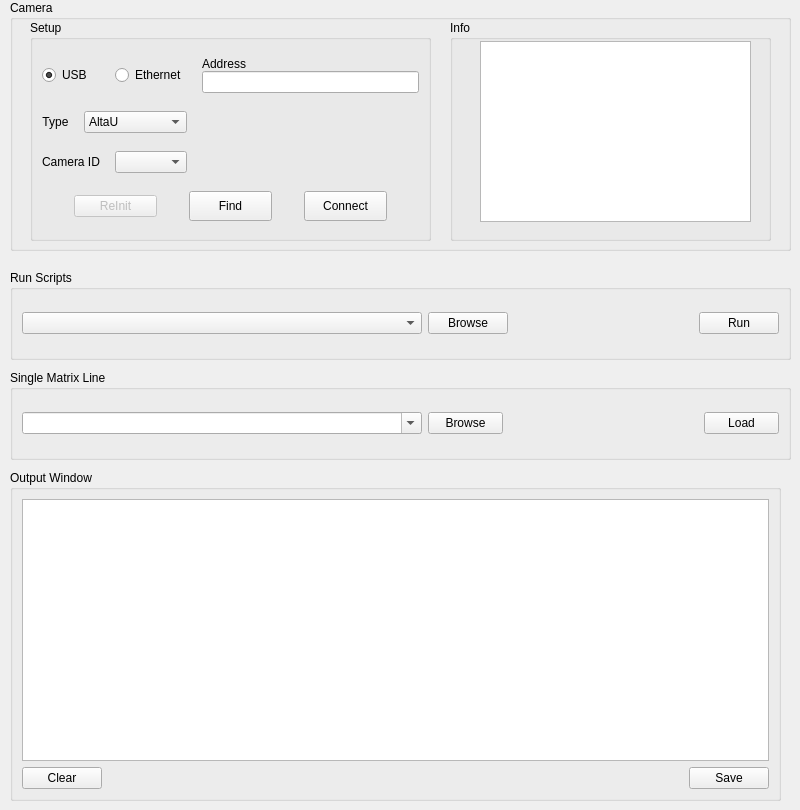
     <widget class="QWidget" name="tabSetup">
      <attribute name="title">
       <string>Setup</string>
      </attribute>
      <widget class="QGroupBox" name="gbSetupCamera">
       <property name="geometry">
        <rect>
         <x>10</x>
         <y>0</y>
         <width>781</width>
         <height>251</height>
        </rect>
       </property>
       <property name="cursor">
        <cursorShape>ArrowCursor</cursorShape>
       </property>
       <property name="title">
        <string>Camera</string>
       </property>
       <widget class="QGroupBox" name="gbCamSetup">
        <property name="geometry">
         <rect>
          <x>20</x>
          <y>20</y>
          <width>401</width>
          <height>221</height>
         </rect>
        </property>
        <property name="title">
         <string>Setup</string>
        </property>
        <layout class="QGridLayout" name="gridLayout_24">
         <property name="horizontalSpacing">
          <number>15</number>
         </property>
         <property name="verticalSpacing">
          <number>10</number>
         </property>
         <item row="0" column="0" colspan="3">
          <layout class="QHBoxLayout" name="horizontalLayout_4">
           <item>
            <widget class="QRadioButton" name="rbCamUsb">
             <property name="text">
              <string>USB</string>
             </property>
             <property name="checked">
              <bool>true</bool>
             </property>
            </widget>
           </item>
           <item>
            <widget class="QRadioButton" name="rbCamEthernet">
             <property name="text">
              <string>Ethernet</string>
             </property>
            </widget>
           </item>
          </layout>
         </item>
         <item row="0" column="3">
          <layout class="QVBoxLayout" name="verticalLayout">
           <item>
            <widget class="QLabel" name="lblCamAddress">
             <property name="text">
              <string>Address</string>
             </property>
            </widget>
           </item>
           <item>
            <widget class="QLineEdit" name="editCamAddress"/>
           </item>
          </layout>
         </item>
         <item row="1" column="0">
          <widget class="QLabel" name="lblCamType">
           <property name="text">
            <string>Type</string>
           </property>
           <property name="alignment">
            <set>Qt::AlignCenter</set>
           </property>
          </widget>
         </item>
         <item row="1" column="1" colspan="2">
          <widget class="QComboBox" name="cbCamType">
           <property name="editable">
            <bool>false</bool>
           </property>
           <item>
            <property name="text">
             <string>AltaU</string>
            </property>
           </item>
           <item>
            <property name="text">
             <string>AltaE</string>
            </property>
           </item>
           <item>
            <property name="text">
             <string>Ascent</string>
            </property>
           </item>
           <item>
            <property name="text">
             <string>AltaF</string>
            </property>
           </item>
           <item>
            <property name="text">
             <string>Aspen</string>
            </property>
           </item>
           <item>
            <property name="text">
             <string>Quad</string>
            </property>
           </item>
           <item>
            <property name="text">
             <string>HiC</string>
            </property>
           </item>
          </widget>
         </item>
         <item row="2" column="0" colspan="2">
          <widget class="QLabel" name="lblCamCfg">
           <property name="text">
            <string>Camera ID</string>
           </property>
           <property name="alignment">
            <set>Qt::AlignCenter</set>
           </property>
          </widget>
         </item>
         <item row="2" column="2">
          <widget class="QComboBox" name="cbCamCfg">
           <property name="editable">
            <bool>false</bool>
           </property>
          </widget>
         </item>
         <item row="3" column="0" colspan="4">
          <layout class="QHBoxLayout" name="horizontalLayout_12">
           <item>
            <widget class="QPushButton" name="btnSetupReInit">
             <property name="enabled">
              <bool>false</bool>
             </property>
             <property name="maximumSize">
              <size>
               <width>83</width>
               <height>16777215</height>
              </size>
             </property>
             <property name="text">
              <string>ReInit</string>
             </property>
            </widget>
           </item>
           <item>
            <widget class="QPushButton" name="btnFindCam">
             <property name="maximumSize">
              <size>
               <width>83</width>
               <height>30</height>
              </size>
             </property>
             <property name="text">
              <string>Find</string>
             </property>
            </widget>
           </item>
           <item>
            <widget class="QPushButton" name="btnCamConnect">
             <property name="maximumSize">
              <size>
               <width>83</width>
               <height>30</height>
              </size>
             </property>
             <property name="text">
              <string>Connect</string>
             </property>
             <property name="checkable">
              <bool>true</bool>
             </property>
            </widget>
           </item>
          </layout>
         </item>
        </layout>
       </widget>
       <widget class="QGroupBox" name="gbSetupCamExtra">
        <property name="geometry">
         <rect>
          <x>440</x>
          <y>20</y>
          <width>321</width>
          <height>221</height>
         </rect>
        </property>
        <property name="title">
         <string>Info</string>
        </property>
        <widget class="QTextBrowser" name="setupInfoTextWnd">
         <property name="geometry">
          <rect>
           <x>30</x>
           <y>21</y>
           <width>271</width>
           <height>181</height>
          </rect>
         </property>
        </widget>
       </widget>
      </widget>
      <widget class="QGroupBox" name="gbSetupOutput">
       <property name="geometry">
        <rect>
         <x>10</x>
         <y>470</y>
         <width>771</width>
         <height>331</height>
        </rect>
       </property>
       <property name="title">
        <string>Output Window</string>
       </property>
       <layout class="QGridLayout" name="gridLayout_6">
        <item row="0" column="0" colspan="3">
         <widget class="QPlainTextEdit" name="editSetupOutput">
          <property name="readOnly">
           <bool>true</bool>
          </property>
         </widget>
        </item>
        <item row="1" column="0">
         <widget class="QPushButton" name="btnSetupClearOutput">
          <property name="text">
           <string>Clear</string>
          </property>
         </widget>
        </item>
        <item row="1" column="1">
         <spacer name="horizontalSpacer_3">
          <property name="orientation">
           <enum>Qt::Horizontal</enum>
          </property>
          <property name="sizeHint" stdset="0">
           <size>
            <width>542</width>
            <height>20</height>
           </size>
          </property>
         </spacer>
        </item>
        <item row="1" column="2">
         <widget class="QPushButton" name="btnSetupSaveOutput">
          <property name="text">
           <string>Save</string>
          </property>
         </widget>
        </item>
       </layout>
      </widget>
      <widget class="QGroupBox" name="gbIoScripts">
       <property name="geometry">
        <rect>
         <x>10</x>
         <y>270</y>
         <width>781</width>
         <height>90</height>
        </rect>
       </property>
       <property name="title">
        <string>Run Scripts</string>
       </property>
       <layout class="QHBoxLayout" name="horizontalLayout_3">
        <item>
         <widget class="QComboBox" name="cbSetupScript">
          <property name="minimumSize">
           <size>
            <width>400</width>
            <height>0</height>
           </size>
          </property>
          <property name="maximumSize">
           <size>
            <width>400</width>
            <height>16777215</height>
           </size>
          </property>
         </widget>
        </item>
        <item>
         <widget class="QPushButton" name="btnSetupScriptBrowse">
          <property name="text">
           <string>Browse</string>
          </property>
         </widget>
        </item>
        <item>
         <spacer name="horizontalSpacer_2">
          <property name="orientation">
           <enum>Qt::Horizontal</enum>
          </property>
          <property name="sizeHint" stdset="0">
           <size>
            <width>126</width>
            <height>20</height>
           </size>
          </property>
         </spacer>
        </item>
        <item>
         <widget class="QPushButton" name="btnSetupScriptRun">
          <property name="text">
           <string>Run</string>
          </property>
          <property name="checkable">
           <bool>true</bool>
          </property>
         </widget>
        </item>
       </layout>
      </widget>
      <widget class="QGroupBox" name="gbIoIni">
       <property name="geometry">
        <rect>
         <x>10</x>
         <y>370</y>
         <width>781</width>
         <height>90</height>
        </rect>
       </property>
       <property name="title">
        <string>Single Matrix Line</string>
       </property>
       <layout class="QHBoxLayout" name="horizontalLayout_2">
        <item>
         <widget class="QComboBox" name="cbIniFile">
          <property name="minimumSize">
           <size>
            <width>400</width>
            <height>0</height>
           </size>
          </property>
          <property name="maximumSize">
           <size>
            <width>400</width>
            <height>16777215</height>
           </size>
          </property>
          <property name="editable">
           <bool>true</bool>
          </property>
         </widget>
        </item>
        <item>
         <widget class="QPushButton" name="btnIniBrowse">
          <property name="minimumSize">
           <size>
            <width>75</width>
            <height>0</height>
           </size>
          </property>
          <property name="maximumSize">
           <size>
            <width>75</width>
            <height>16777215</height>
           </size>
          </property>
          <property name="text">
           <string>Browse</string>
          </property>
         </widget>
        </item>
        <item>
         <spacer name="horizontalSpacer">
          <property name="orientation">
           <enum>Qt::Horizontal</enum>
          </property>
          <property name="sizeHint" stdset="0">
           <size>
            <width>40</width>
            <height>20</height>
           </size>
          </property>
         </spacer>
        </item>
        <item>
         <widget class="QPushButton" name="btnIoCfgMatrixLoad">
          <property name="minimumSize">
           <size>
            <width>75</width>
            <height>0</height>
           </size>
          </property>
          <property name="maximumSize">
           <size>
            <width>75</width>
            <height>16777215</height>
           </size>
          </property>
          <property name="text">
           <string>Load</string>
          </property>
         </widget>
        </item>
       </layout>
      </widget>
     </widget>
